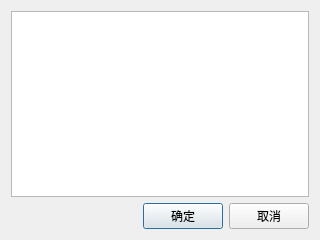
<?xml version="1.0" encoding="UTF-8"?>
<ui version="4.0">
 <class>CDrawTextEditTextDialog</class>
 <widget class="QDialog" name="CDrawTextEditTextDialog">
  <property name="geometry">
   <rect>
    <x>0</x>
    <y>0</y>
    <width>320</width>
    <height>240</height>
   </rect>
  </property>
  <property name="windowTitle">
   <string>Dialog</string>
  </property>
  <layout class="QGridLayout" name="gridLayout">
   <item row="0" column="0">
    <widget class="QTextEdit" name="textEdit"/>
   </item>
   <item row="1" column="0">
    <layout class="QHBoxLayout" name="horizontalLayout">
     <item>
      <spacer name="horizontalSpacer">
       <property name="orientation">
        <enum>Qt::Horizontal</enum>
       </property>
       <property name="sizeHint" stdset="0">
        <size>
         <width>40</width>
         <height>20</height>
        </size>
       </property>
      </spacer>
     </item>
     <item>
      <widget class="QPushButton" name="okButton">
       <property name="text">
        <string>确定</string>
       </property>
      </widget>
     </item>
     <item>
      <widget class="QPushButton" name="cancelButton">
       <property name="text">
        <string>取消</string>
       </property>
      </widget>
     </item>
    </layout>
   </item>
  </layout>
 </widget>
 <resources/>
 <connections/>
</ui>
